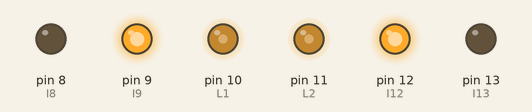
Recording of a sketch running on a simulated Arduino Uno, built with avr-gcc and run on an emulated ATmega328P. Shown: output pins drawn as LEDs (lit = HIGH).

Above: at 0.1 s.
Timing chart, 0 to 1.6 s (numbered marks = the images above):
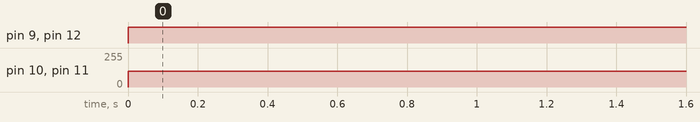

The sketch:

circuit2.ino
```cpp
// C++ code
//
#define L1 10
#define I9 9
#define I8 8

#define L2 11
#define I12 12
#define I13 13

int speed1=120;
int d1=1;
int d2=0;

int speed2=120;
int d3=1;
int d4=0;

void setup()
{
  pinMode(L1, OUTPUT);
  pinMode(I9, OUTPUT);
  pinMode(I8, OUTPUT);
  pinMode(L2, OUTPUT);
  pinMode(I12, OUTPUT);
  pinMode(I13, OUTPUT);


}

void loop()
{
  //1
  digitalWrite(I9, d1);
  digitalWrite(I8, d2);
  analogWrite(L1,speed1);

  //2
   digitalWrite(I12, d3);
  digitalWrite(I13, d4);
  analogWrite(L2,speed2);

}
```

Measured:
- by itself, pin 9 (I9), pin 12 (I12): LOW → HIGH at 0.00 s
- by itself, pin 10 (L1), pin 11 (L2): 0/255 → 120/255 at 0.00 s
